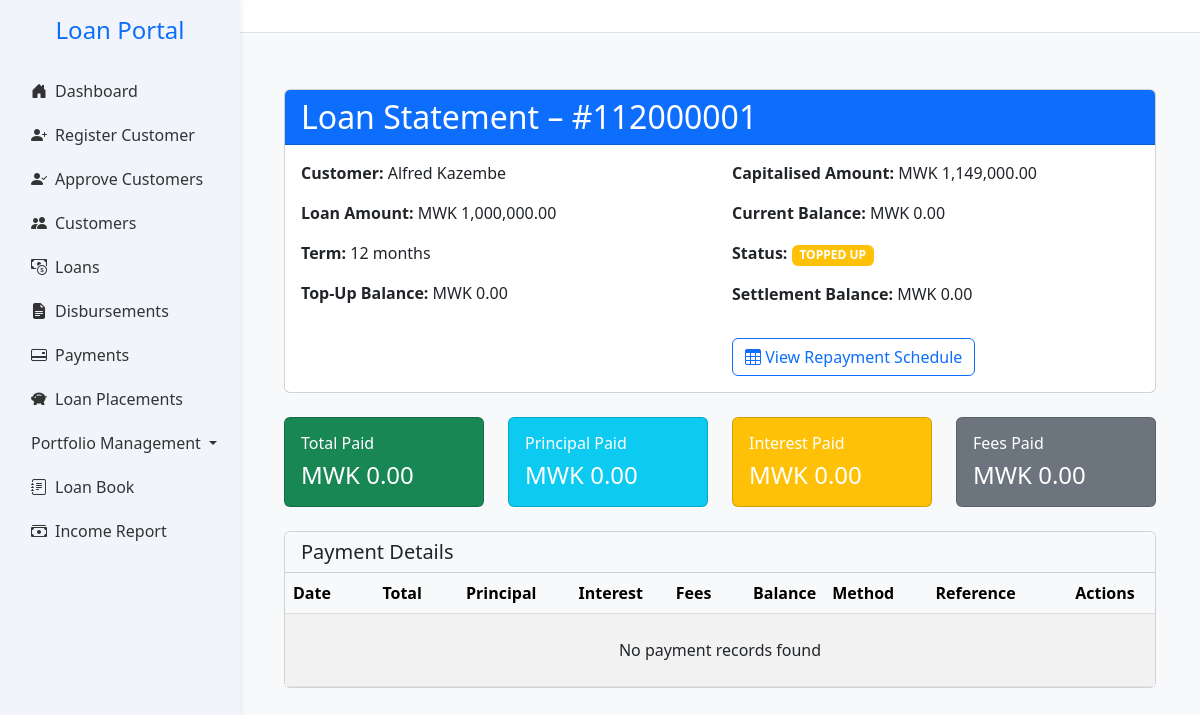
/loan/112000001/statement, run on the app's committed database.
### app.py (models this page shows, shortened)
class LoanApplication(db.Model):
    __tablename__ = 'loan_applications'
    __table_args__ = (
        db.UniqueConstraint('loan_number', name='uq_loan_applications_loan_number'),
        db.Index('ix_loan_applications_created_at', 'created_at'),
        db.Index('ix_loan_applications_region_category', 'region', 'category'),
        db.Index('idx_loan_applications_loan_number', 'loan_number'),
        db.Index('idx_loan_applications_customer_id', 'customer_id'),
        db.Index('idx_loan_applications_agent_id', 'agent_id'),
    )
    id = db.Column(db.Integer, primary_key=True)
    customer_id = db.Column(db.Integer, db.ForeignKey('customers.id'), nullable=False)
    loan_amount = db.Column(db.Float,nullable=False, default=0.0)
    status = db.Column(db.String(20), default='pending')
    created_at = db.Column(db.DateTime, default=datetime.utcnow)
    term_months = db.Column(db.Integer)
    monthly_instalment = db.Column(db.Float)
    total_repayment = db.Column(db.Float)
    effective_rate = db.Column(db.Float)
    category = db.Column(db.String(50))
    region = db.Column(db.String(50))
    loan_category = db.Column(db.Integer, nullable=False)
    disbursed = db.Column(db.Boolean, default=False)
    disbursed_bank = db.Column(db.String(100))
    crb_fees = db.Column(db.Float, default=3000)
    origination_fees = db.Column(db.Float)
    insurance_fees = db.Column(db.Float)
    total_fees = db.Column(db.Float)
    collection_fees = db.Column(db.Float)
    schedule_id = db.Column(
    db.Integer,
    db.ForeignKey('repayment_schedules.id', use_alter=True, name='fk_schedule_id'),
    nullable=True
    )
    loan_number = db.Column(db.String(20), nullable=True, unique=True)
    file_number = db.Column(db.String(50))
    date_created = db.Column(db.DateTime, default=datetime.utcnow)
    disbursement_date = db.Column(db.Date, nullable=True)
    cash_to_client = db.Column(db.Float,nullable=False, default=0.0)
    top_up_interest = db.Column(db.Float, default=0.0)
    settlement_interest = db.Column(db.Float, default=0.0)
    closure_type = db.Column(db.String(20))  # 'settlement' or 'topup'
    closure_date = db.Column(db.DateTime)
    top_up_of = db.Column(db.Integer, db.ForeignKey('loan_applications.id'), nullable=True)
    application_status = db.Column(db.String(20), nullable=False, default='pending')
    loan_state = db.Column(db.String(20), nullable=False, default='active')
    performance_status = db.Column(db.String(20), nullable=False, default='performing')
    top_up_balance = db.Column(db.Float, default=0.0)
    settlement_balance = db.Column(db.Float, default=0.0)
    current_balance = db.Column(db.Float, default=0.0)
    settlement_type = Column(Enum(SettlementTypeEnum), nullable=True)
    settling_institution = Column(String(255), nullable=True)  # only if third_party
    settlement_reason = db.Column(db.String(255), nullable=True)
    vote_id = db.Column(db.Integer, db.ForeignKey('votes.id'))
    outstanding_fees = db.Column(db.Float, default=0.0)
    pricing_version = db.Column(db.Integer, default=1)
    applied_interest_rate = db.Column(db.Float)
    applied_collection_fee = db.Column(db.Float)
    written_off_amount = db.Column(db.Float, default=0.0)
    insurance_settlement_amount = db.Column(db.Float, default=0.0)
    agent_id = db.Column(db.Integer, db.ForeignKey('agents.id'), nullable=True)
    parent_loan_id = db.Column(
        db.Integer,
        db.ForeignKey('loan_applications.id'),
        nullable=True
    )
    vote = db.relationship('Vote', backref='loan_applications')
    documents = db.relationship("Document", back_populates="loan", lazy=True)
    topups = db.relationship(
        'LoanApplication',
        foreign_keys=[parent_loan_id],  # 👈 Specify which foreign key to use
        backref=db.backref('parent_loan', remote_side=[id]),
        cascade='all, delete-orphan'
    )
    agent = db.relationship("Agent", backref="loan_applications", foreign_keys=[agent_id])
    payments = db.relationship('Payment', back_populates='loan', cascade='all, delete-orphan')
    customer = db.relationship('Customer', back_populates='loans')
    repayment_schedules = db.relationship(
        'RepaymentSchedule',
        back_populates='loan',
        cascade='all, delete-orphan',
        foreign_keys='RepaymentSchedule.loan_id'
        )
    from datetime import datetime
    from dateutil.relativedelta import relativedelta   # already using
    import calendar

class Customer(db.Model):
    __tablename__ = 'customers'
    __table_args__ = (
        db.UniqueConstraint('national_id', name='uq_customers_national_id'),
        db.UniqueConstraint('file_number', name='uq_customers_file_number'),
        db.UniqueConstraint('employment_number', name='uq_customers_employment_number'),
        db.Index('idx_customers_national_id', 'national_id'),
        db.Index('idx_customers_file_number', 'file_number'),
        db.Index('idx_customers_employment_number', 'employment_number'),
        db.Index('idx_customers_agent_id', 'agent_id'),
    )
    id = db.Column(db.Integer, primary_key=True)
    national_id = db.Column(db.String(20), unique=True, nullable=False)
    first_name = db.Column(db.String(100), nullable=False)
    last_name = db.Column(db.String(100), nullable=False)
    gender = db.Column(db.String(10))
    dob = db.Column(db.String(20))
    title = db.Column(db.String(20))
    email = db.Column(db.String(100), nullable=False)
    contact = db.Column(db.String(20))
    address = db.Column(db.String(255))
    next_of_kin_name = db.Column(db.String(20),nullable=False)
    next_of_kin_relationship = db.Column(db.String(20),nullable=False)
    next_of_kin_contact = db.Column(db.String(20))
    employer = db.Column(db.String(100), nullable=False)
    job_title = db.Column(db.String(100))
    salary = db.Column(db.Float)
    service_length = db.Column(db.String(50))
    bank_name = db.Column(db.String(100))
    bank_account = db.Column(db.String(20), nullable=False)
    salary_deposited = db.Column(db.String(10))
    district = db.Column(db.String(100))
    region = db.Column(db.String(100))
    amount_requested = db.Column(db.Float)
    status = db.Column(db.String(20), default='pending')
    is_approved_for_creation = db.Column(db.Boolean, default=False)
    maker_id = db.Column(db.Integer, nullable=False)
    checker_id = db.Column(db.Integer)
    is_approved_for_deletion = db.Column(db.Boolean, default=False)
    file_number = db.Column(db.String(20))
    created_at = db.Column(db.DateTime, default=datetime.utcnow)
    date_joined = db.Column(db.Date, nullable=True, index=True)
    is_voluntary_retirement_candidate = db.Column(db.Boolean, default=False)
    agent_id = db.Column(db.Integer, db.ForeignKey('agents.id'), nullable=True)
    employment_number = db.Column(db.String(20), unique=True, nullable=True)
    loans = db.relationship('LoanApplication', back_populates='customer')
    agent = db.relationship('Agent', back_populates='customers')
    customer_documents = db.relationship("Document", back_populates="customer", lazy=True)
    @property
    def is_voluntary_retirement_candidate(self):
        return self.years_in_service is not None and self.years_in_service >= 20

### app.py (the view, shortened to what this page needs)
@app.route('/loan/<loan_number>/statement')
def loan_statement(loan_number):
    try:
        loan = (
            LoanApplication.query
            .options(
                db.joinedload(LoanApplication.customer),
                db.joinedload(LoanApplication.payments).joinedload(Payment.allocations)
            )
            .filter_by(loan_number=loan_number)
            .first_or_404()
        )
        config = get_pricing_config(loan.category, loan.term_months, loan)
        loan_amount = loan.loan_amount or 0
        capitalized_amount = (
            loan_amount +
            (loan_amount * config.get('origination', 0)) +
            (loan_amount * config.get('insurance', 0)) +
            config.get('crb', 0)
        )
        monthly_rate = config.get('rate', 0)
        term = loan.term_months or 0
        if loan.status == 'closed' or loan.loan_state == 'settled_client':
            current_balance = 0.0
            payments_made = 0
        remaining_term = max(term - payments_made, 0)
        if monthly_rate > 0 and term > 0:
            annuity_factor = (
                monthly_rate * (1 + monthly_rate) ** term
            ) / ((1 + monthly_rate) ** term - 1)
            annuity_payment = capitalized_amount * annuity_factor
        else:
            annuity_payment = 0
        def calculate_projected_interest(months_ahead):
            temp_balance = current_balance
            total_interest = 0.0
            for _ in range(min(months_ahead, remaining_term)):
                if temp_balance <= 0:
                    break
                interest = temp_balance * monthly_rate
                principal = annuity_payment - interest
                principal = min(principal, temp_balance)
                total_interest += interest
                temp_balance -= principal
            return total_interest
        if current_balance > 0:
            top_up_balance = round(current_balance + calculate_projected_interest(3), 2)
            settlement_balance = round(current_balance + calculate_projected_interest(6), 2)
        else:
            top_up_balance = settlement_balance = 0.0
        statement = []
        running_balance_display = capitalized_amount
        totals = {
            'paid': sum(p.amount for p in loan.payments),
            'principal': sum(a.principal or 0 for p in loan.payments for a in p.allocations),
            'interest': sum(a.interest or 0 for p in loan.payments for a in p.allocations),
            'fees': sum(a.fees or 0 for p in loan.payments for a in p.allocations)
        }
        return render_template(
            'loan_statement.html',
            loan=loan,
            loan_state=loan.loan_state,
            statement=statement,
            capitalized_amount=round(capitalized_amount, 2),
            current_balance=current_balance,
            top_up_balance=top_up_balance,
            settlement_balance=settlement_balance,
            date=date,
            totals=totals
        )
    except Exception as e:
        flash(f"Error generating statement: {str(e)}", "danger")
        return redirect(url_for('loanbook'))

### templates/loan_statement.html (shortened to what this page needs)
{% extends "base.html" %}
{% block content %}
<div class="container mt-4">
  <div class="card mb-4">
    <div class="card-header bg-primary text-white">
      <h2 class="mb-0">Loan Statement – #{{ loan.loan_number }}</h2>
    </div>
    <div class="card-body">
      <div class="row">
        <div class="col-md-6">
          <p><strong>Customer:</strong> {{ loan.customer.first_name }} {{ loan.customer.last_name }}</p>
          <p><strong>Loan Amount:</strong> MWK {{ "{:,.2f}".format(loan.loan_amount or 0) }}</p>
          <p><strong>Term:</strong> {{ loan.term_months }} months</p>
          <p><strong>Top-Up Balance:</strong> MWK {{ "{:,.2f}".format(top_up_balance or 0) }}</p>
        </div>
        <div class="col-md-6">
          <p><strong>Capitalised Amount:</strong> MWK {{ "{:,.2f}".format(capitalized_amount or 0) }}</p>
          <p><strong>Current Balance:</strong> MWK {{ "{:,.2f}".format(current_balance or 0) }}</p>
          <p>
            <strong>Status:</strong>
            <span class="badge
              {% if loan.loan_state == 'active' %}bg-primary
              {% elif loan.loan_state == 'settled_client' %}bg-success
              {% elif loan.loan_state == 'written_off' %}bg-danger
              {% elif loan.loan_state == 'closed' %}bg-secondary
              {% else %}bg-warning{% endif %}">
              {{ loan.loan_state|upper|replace('_',' ') }}
            </span>
          </p>
          <p><strong>Settlement Balance:</strong> MWK {{ "{:,.2f}".format(settlement_balance or 0) }}</p>
          <button class="btn btn-outline-primary mt-3"
                  data-bs-toggle="modal"
                  data-bs-target="#repaymentScheduleModal">
            <i class="bi bi-table"></i> View Repayment Schedule
          </button>
        </div>
      </div>
    </div>
  </div>
  <div class="row mb-4">
    {% set cards = [
      ('Total Paid', totals.paid, 'success'),
      ('Principal Paid', totals.principal, 'info'),
      ('Interest Paid', totals.interest, 'warning'),
      ('Fees Paid', totals.fees, 'secondary')
    ] %}
    {% for label, amt, color in cards %}
    <div class="col-md-3">
      <div class="card text-white bg-{{ color }} h-100">
        <div class="card-body">
          <h6 class="card-title">{{ label }}</h6>
          <p class="card-text h4">MWK {{ "{:,.2f}".format(amt or 0) }}</p>
        </div>
      </div>
    </div>
    {% endfor %}
  </div>
  <div class="card mb-5">
    <div class="card-header bg-light"><h5 class="mb-0">Payment Details</h5></div>
    <div class="card-body p-0">
      <div class="table-responsive">
        <table class="table table-striped table-hover mb-0">
          <thead class="table-light">
            <tr>
              <th>Date</th>
              <th class="text-end">Total</th>
              <th class="text-end">Principal</th>
              <th class="text-end">Interest</th>
              <th class="text-end">Fees</th>
              <th class="text-end">Balance</th>
              <th>Method</th>
              <th>Reference</th>
              <th class="text-center">Actions</th>
            </tr>
          </thead>
          <tbody>
            {% for row in statement %}
            <tr class="{% if not row.valid_allocation %}table-warning{% endif %}">
              <td>{{ row.date }}</td>
              <td class="text-end">{{ "{:,.2f}".format(row.total or 0) }}</td>
              <td class="text-end">{{ "{:,.2f}".format(row.principal or 0) }}</td>
              <td class="text-end">{{ "{:,.2f}".format(row.interest or 0) }}</td>
              <td class="text-end">{{ "{:,.2f}".format(row.collection_fees or 0) }}</td>
              <td class="text-end fw-bold">{{ "{:,.2f}".format(row.remaining_balance or 0) }}</td>
              <td>{{ row.method|default('-', true)|title }}</td>
              <td>{{ row.reference|default('-') }}</td>
              <td class="text-center">
                {% if row.method and row.method.lower() not in ['settlement','internal_topup','internal_settlement'] %}
                  <a href="{{ url_for('edit_payment', payment_id=row.id) }}"
                     class="btn btn-sm btn-outline-warning">
                     <i class="bi bi-pencil"></i> Edit
                  </a>
                {% else %}
                  <span class="text-muted">–</span>
                {% endif %}
              </td>
            </tr>
            {% else %}
            <tr><td colspan="9" class="text-center py-4">No payment records found</td></tr>
            {% endfor %}
          </tbody>
        </table>
      </div>
    </div>
  </div>
</div>
{% endblock %}

### data on the page
LoanApplication: loan_number "112000001", loan_amount "1,000,000.00", term_months "12", loan_state "TOPPED UP"
Customer: customer.first_name "Alfred", customer.last_name "Kazembe"

### other printed values
{{ "{:,.2f}".format(top_up_balance or 0) }} "0.00"
{{ "{:,.2f}".format(capitalized_amount or 0) }} "1,149,000.00"
{{ "{:,.2f}".format(current_balance or 0) }} "0.00"
{{ "{:,.2f}".format(settlement_balance or 0) }} "0.00"
{{ label }} "Total Paid" "Principal Paid" "Interest Paid" "Fees Paid"
{{ "{:,.2f}".format(amt or 0) }} "0.00" "0.00" "0.00" "0.00"
